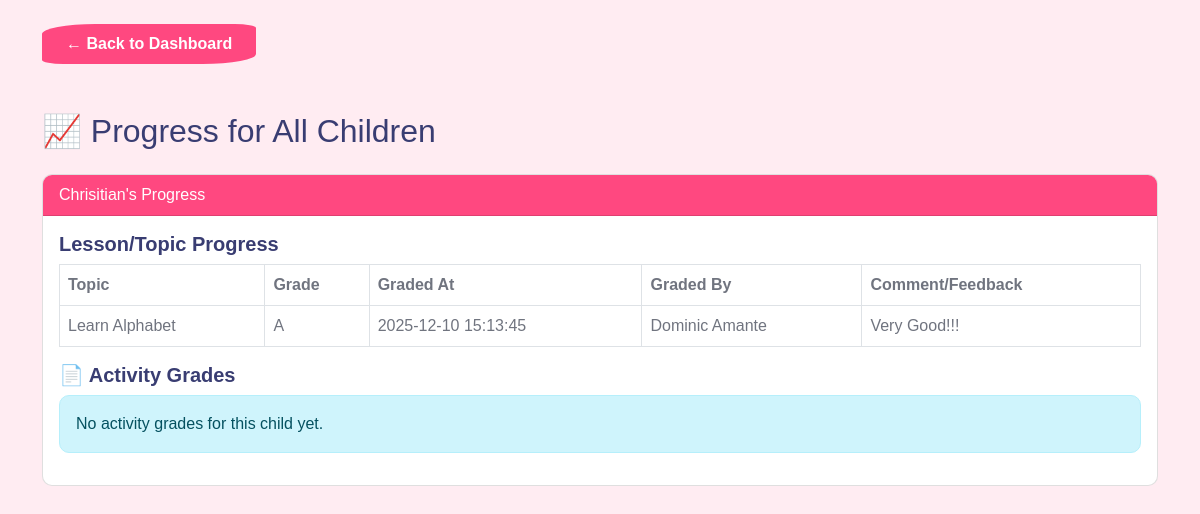
/child-progress.php (signed in), run on the app's committed database.
### tables this page shows
CREATE TABLE `progress` (
  `id` int(11) NOT NULL,
  `child_id` int(11) NOT NULL,
  `topic` varchar(50) NOT NULL,
  `grade` varchar(5) NOT NULL,
  `graded_at` datetime DEFAULT current_timestamp(),
  `graded_by` int(11) DEFAULT NULL,
  `comment` text DEFAULT NULL
);

### child-progress.php (the view, shortened to what this page needs)
<?php
$parent_id = $_SESSION['user']['id'];
$conn = new mysqli("localhost", "root", "", "kiddielearn");
$children_stmt = $conn->prepare("SELECT * FROM children WHERE parent_id = ?");
$children_stmt->bind_param("i", $parent_id);
$children_stmt->execute();
$children_result = $children_stmt->get_result();
$progress_by_child = [];
$activity_grades_by_child = [];
while ($child = $children_result->fetch_assoc()) {
    $child_id = $child['id'];
    $progress_stmt = $conn->prepare("
        SELECT p.topic, p.grade, p.graded_at, p.comment,
               u.first_name AS grader_first, u.last_name AS grader_last
        FROM progress p
        LEFT JOIN users u ON p.graded_by = u.id
        WHERE p.child_id = ?
        ORDER BY p.graded_at DESC
    ");
    $progress_stmt->bind_param("i", $child_id);
    $progress_stmt->execute();
    $progress_result = $progress_stmt->get_result();
    $progress = [];
    while ($row = $progress_result->fetch_assoc()) {
        $graded_by_name = ($row['grader_first'] && $row['grader_last'])
            ? $row['grader_first'] . ' ' . $row['grader_last']
            : 'Not graded';
        $row['graded_by_name'] = $graded_by_name;
        $progress[] = $row;
    }
    $progress_by_child[$child['first_name']] = $progress;
    $activity_grades = [];
    $activity_grades_by_child[$child['first_name']] = $activity_grades;
}
?>
<!DOCTYPE html>
<html lang="en">
<head>
    <link href="css/bootstrap.min.css" rel="stylesheet">
    <link href="css/style.css" rel="stylesheet">
</head>
<body class="bg-light">
<div class="container mt-4">
    <a href="dashboard-parent.php" class="btn btn-primary px-4 py-2 btn-border-radius">← Back to Dashboard</a>
</div>
<div class="container py-5">
    <h2 class="mb-4">📈 Progress for All Children</h2>
    <?php if (count($progress_by_child) > 0): ?>
        <?php foreach ($progress_by_child as $child_name => $progress_list): ?>
            <div class="card mb-4">
                <div class="card-header bg-primary text-white"><?= htmlspecialchars($child_name) ?>'s Progress</div>
                <div class="card-body">
                    <h5>Lesson/Topic Progress</h5>
                    <?php if (count($progress_list) > 0): ?>
                        <div class="table-responsive">
                            <table class="table table-bordered bg-white mb-3">
                                <thead>
                                    <tr>
                                        <th>Topic</th>
                                        <th>Grade</th>
                                        <th>Graded At</th>
                                        <th>Graded By</th>
                                        <th>Comment/Feedback</th>
                                    </tr>
                                </thead>
                                <tbody>
                                    <?php foreach ($progress_list as $progress): ?>
                                        <tr>
                                            <td><?= htmlspecialchars($progress['topic']) ?></td>
                                            <td><?= htmlspecialchars($progress['grade']) ?></td>
                                            <td><?= htmlspecialchars($progress['graded_at']) ?></td>
                                            <td><?= htmlspecialchars($progress['graded_by_name']) ?></td>
                                            <td><?= htmlspecialchars($progress['comment'] ?? '—') ?></td>
                                        </tr>
                                    <?php endforeach; ?>
                                </tbody>
                            </table>
                        </div>
                    <?php else: ?>
                        <div class="alert alert-warning mb-3">No lesson progress records for this child yet.</div>
                    <?php endif; ?>
                    <h5>📄 Activity Grades</h5>
                    <?php if (!empty($activity_grades_by_child[$child_name])): ?>
                        <div class="table-responsive">
                            <table class="table table-bordered bg-white mb-0">
                                <thead>
                                    <tr>
                                        <th>Activity</th>
                                        <th>Grade</th>
                                        <th>Graded At</th>
                                        <th>Graded By</th>
                                        <th>Comment/Feedback</th>
                                    </tr>
                                </thead>
                                <tbody>
                                    <?php foreach ($activity_grades_by_child[$child_name] as $act): ?>
                                        <tr>
                                            <td><?= htmlspecialchars($act['topic']) ?></td>
                                            <td><?= htmlspecialchars($act['grade']) ?></td>
                                            <td><?= htmlspecialchars($act['graded_at']) ?></td>
                                            <td><?= htmlspecialchars($act['graded_by_name']) ?></td>
                                            <td><?= htmlspecialchars($act['comment'] ?? '—') ?></td>
                                        </tr>
                                    <?php endforeach; ?>
                                </tbody>
                            </table>
                        </div>
                    <?php else: ?>
                        <div class="alert alert-info">No activity grades for this child yet.</div>
                    <?php endif; ?>
                </div>
            </div>
        <?php endforeach; ?>
    <?php else: ?>
        <div class="alert alert-info">You haven’t added any children yet.</div>
    <?php endif; ?>
</div>
</body>
</html>

### css/style.css (style rules this page uses)
h1, h2, h3, .h1, .h2, .h3 { font-weight: 200; font-family: 'Montserrat', sans-serif; }
h4, h5, h6, .h4, .h5, .h6 { font-weight: 600; font-family: 'Montserrat', sans-serif; }
.btn { font-weight: 600; transition: .5s; }
.btn.btn-primary { border: 0; color: var(--bs-white); }
.btn-border-radius { border-radius: 25% 10%; }

### data on the page
progress: topic "Learn Alphabet", grade "A", graded_at "2025-12-10 15:13:45", graded_by_name "Dominic Amante", comment "Very Good!!!"

### other printed values
$child_name "Chrisitian"
